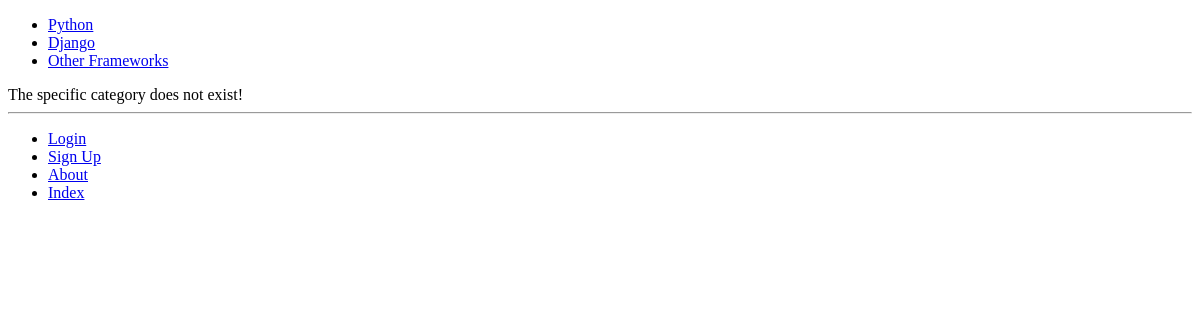
The app's page /rango/category/pascal/, older data.
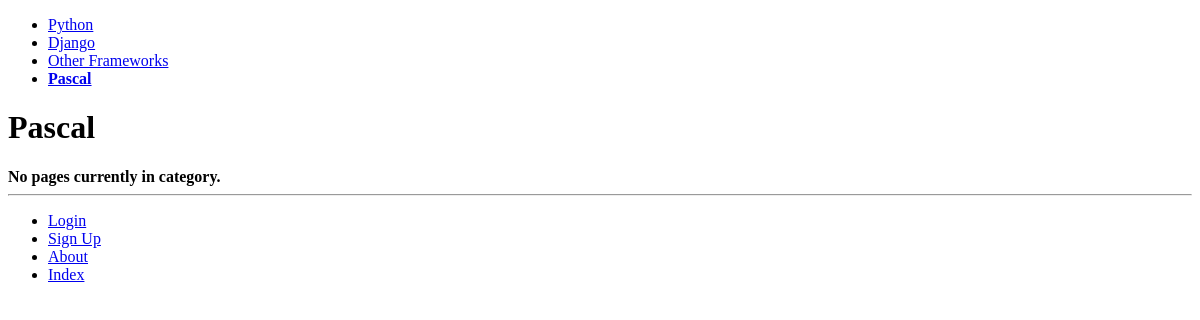
The same page, newer data.
### rango/models.py (models this page shows, shortened)
class Category(models.Model):
    name = models.CharField(max_length = 128, unique = True)
    views = models.IntegerField(default = 0)
    likes = models.IntegerField(default = 0)
    slug = models.SlugField(unique=True)
    class Meta:
        verbose_name_plural = 'Categories'

### rango/views.py (the view)
def show_category(request, category_name_slug):
    context_dict = {}
    try:
        category = Category.objects.get(slug=category_name_slug)
        pages = Page.objects.filter(category=category)
        context_dict['pages'] = pages
        context_dict['category'] = category
    except Category.DoesNotExist:
        context_dict['category'] = None
        context_dict['pages'] = None
    return render(request, 'rango/category.html', context_dict)

### rango/templatetags/rango_template_tags.py (called while the page is built)
@register.inclusion_tag('rango/cats.html')
def get_category_list(cat=None):
    return {'cats': Category.objects.all(), 'act_cat': cat}

### templates/rango/category.html (shortened to what this page needs)
<!DOCTYPE html>
{% extends 'rango/base.html' %}
{% load staticfiles %}
{% block body_block %}
  {% if category %}
    <h1>{{category.name}}</h1>
    {% if pages %}
    <ul>
      {% for page in pages %}
      <li>
        <a href="{{page.url}}">{{page.title}}</a>
      </li>
      {% endfor %}
    </ul>
  {% else %}
    <strong>No pages currently in category.</strong>
  {% endif %}
  {% else %}
    The specific category does not exist!
  {% endif %}
{% endblock %}

### templates/rango/base.html (shortened to what this page needs)
<!DOCTYPE html>
{% load staticfiles %}
{% load rango_template_tags %}
<html>
  <head lang="en">
  </head>
  <body>
  <div>
    {% block sidebar_block %}
      {% get_category_list category %}
    {% endblock %}
  </div>
    <div>
      {% block body_block %}
      {% endblock %}
    </div>
    <hr />
    <div>
      <ul>
        {% if user.is_authenticated %}
        <li>
          <a href="{% url 'restricted' %}">Restricted Page</a>
        </li>
        <li>
          <a href="{% url 'logout' %}">Logout</a>
        </li>
        <li>
          <a href="{% url 'add_category' %}">Add New Category</a>
        </li>
        {% else %}
        <li>
          <a href="{% url 'login' %}">Login</a>
        </li>
        <li>
          <a href="{% url 'register' %}">Sign Up</a>
        </li>
        {% endif %}
        <li>
          <a href="{% url 'about' %}">About</a>
        </li>
        <li>
          <a href="{% url 'index' %}">Index</a>
        </li>
      </ul>
    </div>
  </body>
</html>

### templates/rango/cats.html
<ul>
  {% if cats %}
    {% for c in cats %}
      {% if c == act_cat %}
      <li>
        <strong> <a href="{% url 'show_category' c.slug %}">{{ c.name }}</a></strong>
      </li>
      {% else %}
        <li>
          <a href="{% url 'show_category' c.slug %}">{{ c.name }}</a> </li>
        {% endif %}
      {% endfor %}
    {% else %}
    <li>
      <strong>There are no categories present.</strong>
    </li>
  {% endif %}
</ul>

Row changes from the older to the newer data that the page shows:
added Category: name "Pascal"
Text that changed along with them:
text no longer shown: "The specific category does not exist!"
text now shown: "No pages currently in category."
